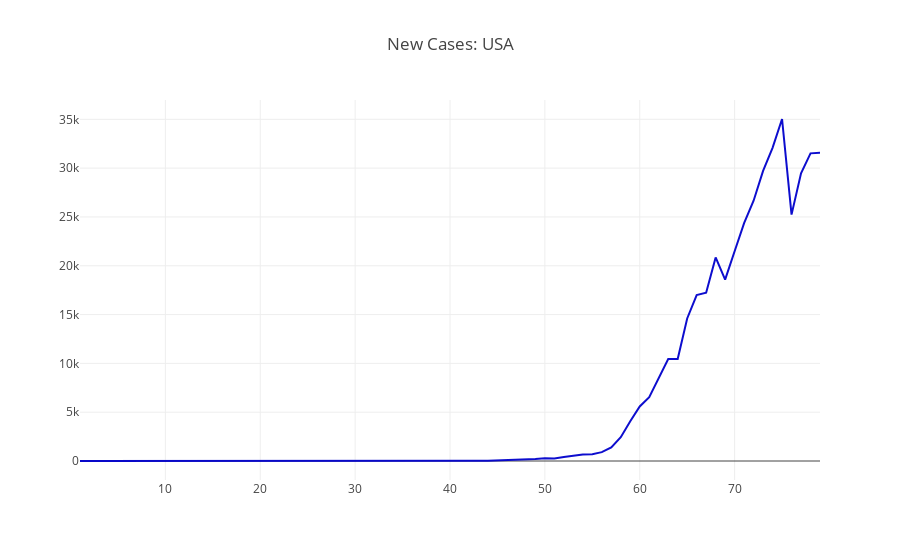

The cell this chart's notebook holds for it:
### Markdown cell above
## US: New Cases

Just new cases, for detail.

### Code cell
val new_cases_usa: Vector[Int] = {
    totalNewDaily().map( z => z.newCases)
}

val curve_new_cases_trace = Scatter(
  (1 to new_cases_usa.size),
  new_cases_usa,
  name = "2020 Covid New Cases, Daily",
  mode = ScatterMode(ScatterMode.Lines),
  marker = Marker(
    color = Color.RGBA(0, 0, 204, 0.95),
    line = Line(
      color = Color.RGBA(0, 217, 217, 1.0),
      width = 1.0
    ),
    symbol = Symbol.Circle(),
    size = 3
  )
)

val data = Seq(curve_new_cases_trace)

val layout = Layout(s"New Cases: USA")

plot(data, layout)

### Figure 1 — Plotly figure (JSON) as saved in the notebook; plotly's stock layout.template omitted (floating-point values rounded to 4 significant figures)
{"data": [{"marker": {"color": "rgba(0, 0, 204, 0.95)", "line": {"color": "rgba(0, 217, 217, 1.0)", "width": 1}, "size": 3, "symbol": "circle"}, "mode": "lines", "name": "2020 Covid New Cases, Daily", "type": "scatter", "x": [1, 2, 3, 4, 5, 6, 7, 8, 9, 10, 11, 12, 13, 14, 15, 16, 17, 18, 19, 20, 21, 22, 23, 24, 25, 26, 27, 28, 29, 30, 31, 32, 33, 34, 35, 36, 37, 38, 39, 40, 41, 42, 43, 44, 45, 46, 47, 48, 49, 50, 51, 52, 53, 54, 55, 56, 57, 58, 59, 60, 61, 62, 63, 64, 65, 66, 67, 68, 69, 70, 71, 72, 73, 74, 75, 76, 77, 78, 79], "y": [1, 0, 0, 1, 1, 2, 0, 0, 0, 1, 1, 1, 3, 0, 0, 1, 0, 0, 0, 0, 1, 0, 1, 1, 0, 0, 0, 10, 0, 0, 2, 3, 0, 0, 13, 2, 15, 0, 5, 5, 18, 16, 21, 36, 67, 83, 117, 119, 201, 270, 245, 405, 556, 674, 702, 907, 1398, 2440, 4068, 5583, 6536, 8529, 10438, 10439, 14599, 16996, 17233, 20853, 18575, 21489, 24366, 26662, 29712, 32078, 35035, 25238, 29464, 31516, 31565]}], "layout": {"title": "New Cases: USA"}}
